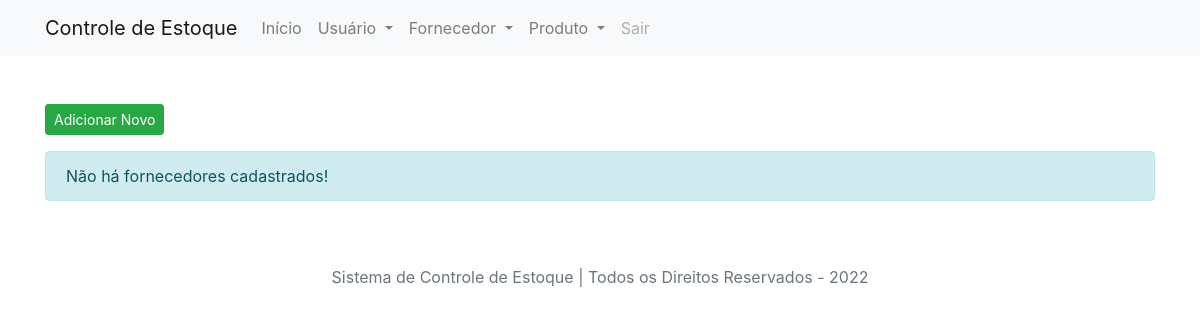
Before: /supplier/ with the older database file.
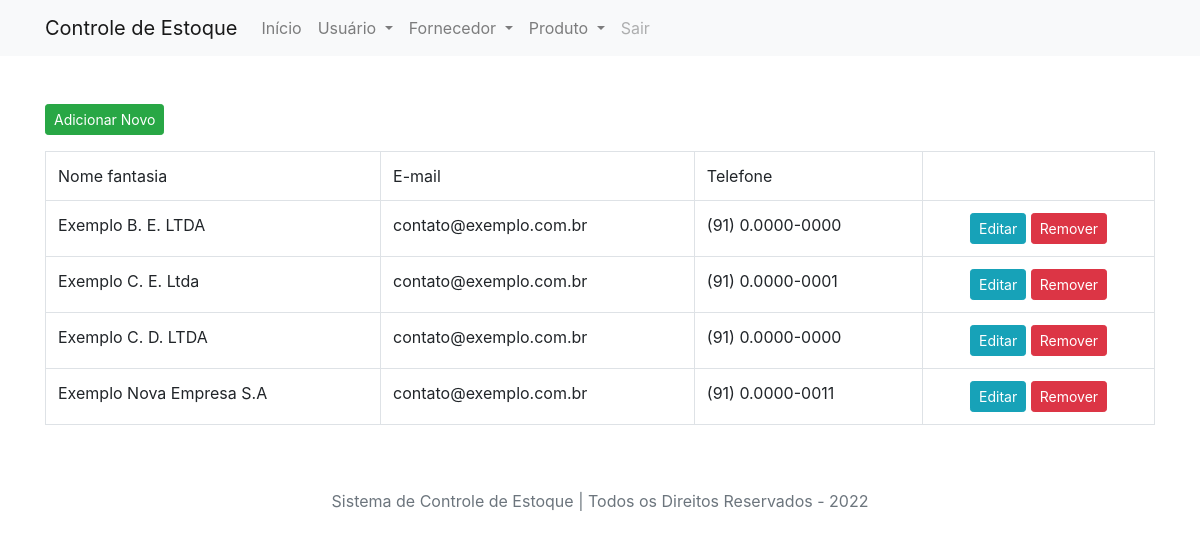
After: the same page with the newer database file.
### tables this page shows
CREATE TABLE `supplier` (
  `id_supplier` int(11) NOT NULL,
  `name_supplier` varchar(100) NOT NULL,
  `social_supplier` varchar(100) NOT NULL,
  `cnpj_supplier` varchar(20) NOT NULL,
  `adress_supplier` varchar(100) NOT NULL,
  `city_supplier` varchar(50) NOT NULL,
  `state_supplier` varchar(20) NOT NULL,
  `email_supplier` varchar(50) NOT NULL,
  `phone_supplier` varchar(20) NOT NULL
);

### App/Controllers/Controller.php (called while the page is built, shortened)
<?php
	abstract class Controller
	{
		private   $viewVar;
		public function render($view)
		{
			$viewVar = $this->getViewVar();
			require_once PATH . '/App/Views/layouts/header.php';
			require_once PATH . '/App/Views/layouts/menu.php';
        	require_once PATH . '/App/Views/' . $view . '.php';
        	require_once PATH . '/App/Views/layouts/footer.php';
		}
		public function getViewVar()
		{
			return $this->viewVar;
		}
		public function setViewParam($varName, $varValue)
		{
			if ($varName != "" && $varValue != "")
			{
				$this->viewVar[$varName] = $varValue;
			}
		}
	}

### App/Controllers/SupplierController.php (called while the page is built, shortened)
<?php
	class SupplierController extends Controller
	{
		public function index()
		{
			$supplierDAO = new SupplierDAO();
        	self::setViewParam('listSuppliers', $supplierDAO->list());
			$this->render('/supplier/index');
		}
	}

### index.php (called while the page is built, shortened)
<?php
	try
	{
    	$app = new App();
    	$app->run();
	} catch(\Exception $e) {
    	$oError = new Error($e);
    	$oError->render();
	}

### App/Models/DAO/BaseDAO.php (called while the page is built, shortened)
<?php
abstract class BaseDAO
{
    private $connection;
    public function __construct()
    {
        $this->connection = Connection::getConnection();
    }
    public function select($sql)
    {
        if(!empty($sql))
        {
            return $this->connection->query($sql);
        }
    }
}

### App/Libs/Connection.php (called while the page is built, shortened)
<?php
    class Connection
    {
        private static $connection;
        public static function getConnection()
        {
            $pdoConfig  = DB_DRIVER . ":". "host=" . DB_HOST . ";";
            $pdoConfig .= "dbname=".DB_NAME.";";
            try
            {
                if(!isset(self::$connection))
                {
                    self::$connection = new PDO($pdoConfig, DB_USER, DB_PASSWORD);
                    self::$connection->setAttribute(PDO::ATTR_ERRMODE, PDO::ERRMODE_EXCEPTION);
                }
                return self::$connection;
            } catch(PDOException $e){
                throw new Exception("Erro ao conectar com o banco de dados!", 500);
            }
        }
    }

### App/Models/DAO/SupplierDAO.php (called while the page is built, shortened)
<?php
class SupplierDAO extends BaseDAO
{
    public function list($id_supplier = null)
    {
        if($id_supplier)
        {
            $result = $this->select(
                "SELECT * FROM supplier WHERE id_supplier = $id_supplier"
            );
            return $result->fetchObject(Supplier::class);
        } else {
            $result = $this->select(
                "SELECT * FROM supplier"
            );
            return $result->fetchAll(\PDO::FETCH_CLASS, Supplier::class);
        }
        return false;
    }
}

### App/Models/Entities/Supplier.php (called while the page is built, shortened)
<?php
	class Supplier
	{
		private $id_supplier;
		private $name_supplier;
		private $email_supplier;
		private $phone_supplier;
		public function getIdSupplier()
		{
			return $this->id_supplier;
		}
		public function getNameSupplier()
		{
			return $this->name_supplier;
		}
		public function getEmailSupplier()
		{
			return $this->email_supplier;
		}
		public function getPhoneSupplier()
		{
			return $this->phone_supplier;
		}
	}

### App/Views/supplier/index.php (the view, shortened to what this page needs)
<div class="container mb-5">
    <div class="row">
        <div class="col-md-12 mt-5 mb-3">
            <a href="http://<?php echo APP_HOST; ?>/supplier/register" class="btn btn-success btn-sm">Adicionar Novo</a>
        </div>
        <div class="col-md-12">
            <?php
                if(!count($viewVar['listSuppliers'])){
            ?>
                <div class="alert alert-info" role="alert">Não há fornecedores cadastrados!</div>
            <?php
                } else {
            ?>
                <div class="table-responsive">
                    <table class="table table-bordered table-hover">
                        <tr>
                            <td class="info">Nome fantasia</td>
                            <td class="info">E-mail</td>
                            <td class="info">Telefone</td>
                            <td class="info"></td>
                        </tr>
                        <?php
                            foreach($viewVar['listSuppliers'] as $supplier)
                            {
                        ?>
                            <tr>
                                <td><?php echo $supplier->getNameSupplier(); ?></td>
                                <td><?php echo $supplier->getEmailSupplier(); ?></td>
                                <td><?php echo $supplier->getPhoneSupplier(); ?></td>
                                <td>
                                    <center>
                                        <a href="http://<?php echo APP_HOST; ?>/supplier/edit/<?php echo $supplier->getIdSupplier(); ?>" class="btn btn-info btn-sm">Editar</a>
                                        <a href="http://<?php echo APP_HOST; ?>/supplier/delete/<?php echo $supplier->getIdSupplier(); ?>" class="btn btn-danger btn-sm">Remover</a>
                                    </center>
                                </td>
                            </tr>
                        <?php
                            }
                        ?>
                    </table>
                </div>
            <?php
                }
            ?>
        </div>
    </div>
</div>

Changed rows visible on the page:
added supplier: name_supplier "Exemplo B. E. LTDA", email_supplier "contato@exemplo.com.br", phone_supplier "(91) 0.0000-0000"
added supplier: name_supplier "Exemplo C. E. Ltda", email_supplier "contato@exemplo.com.br", phone_supplier "(91) 0.0000-0001"
added supplier: name_supplier "Exemplo C. D. LTDA", email_supplier "contato@exemplo.com.br", phone_supplier "(91) 0.0000-0000"
added supplier: name_supplier "Exemplo Nova Empresa S.A", email_supplier "contato@exemplo.com.br", phone_supplier "(91) 0.0000-0011"
Other visible differences:
text no longer shown: "Não há fornecedores cadastrados!"
text now shown: "Nome fantasia E-mail Telefone"
